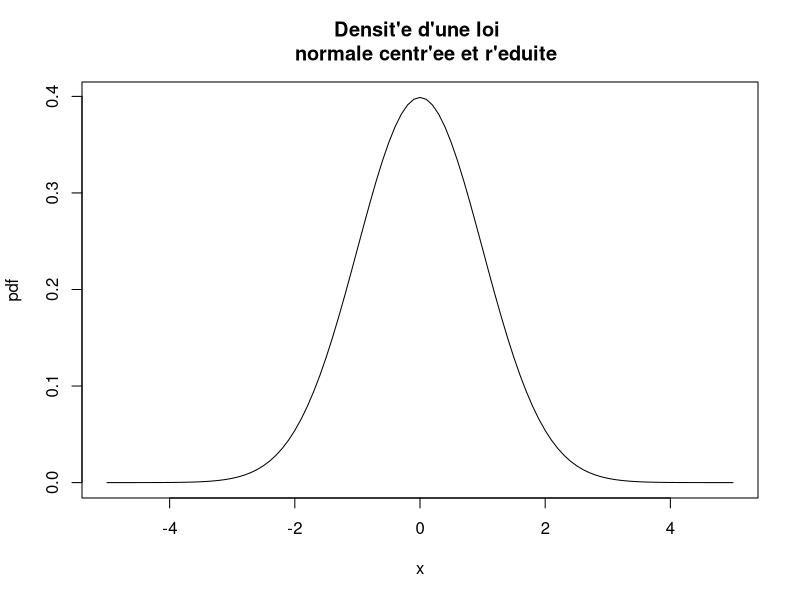
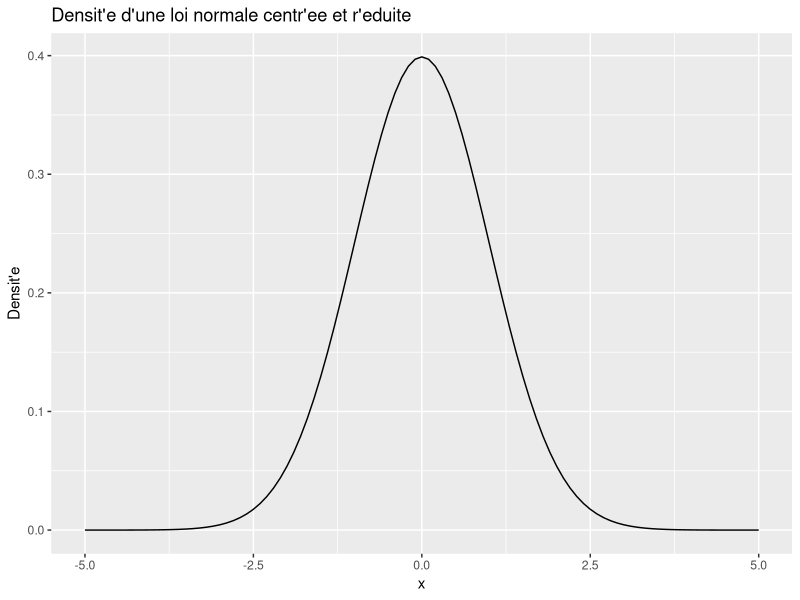
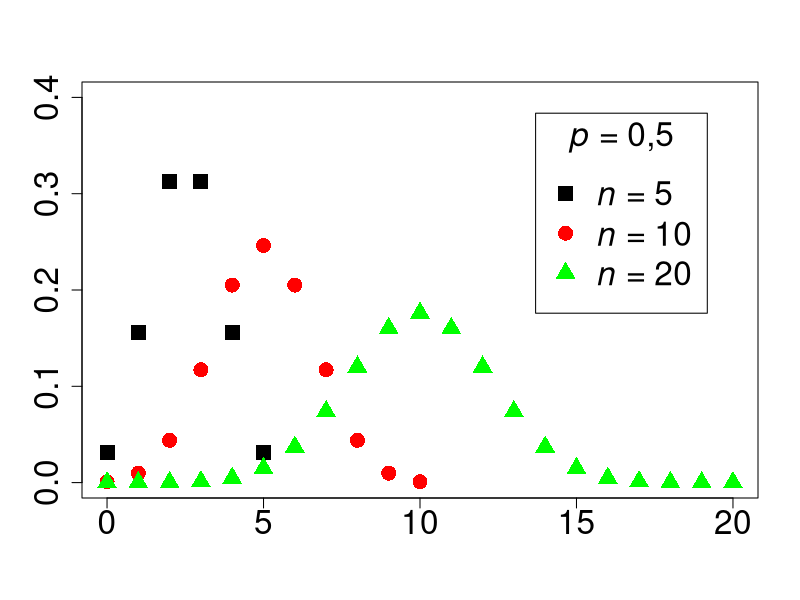
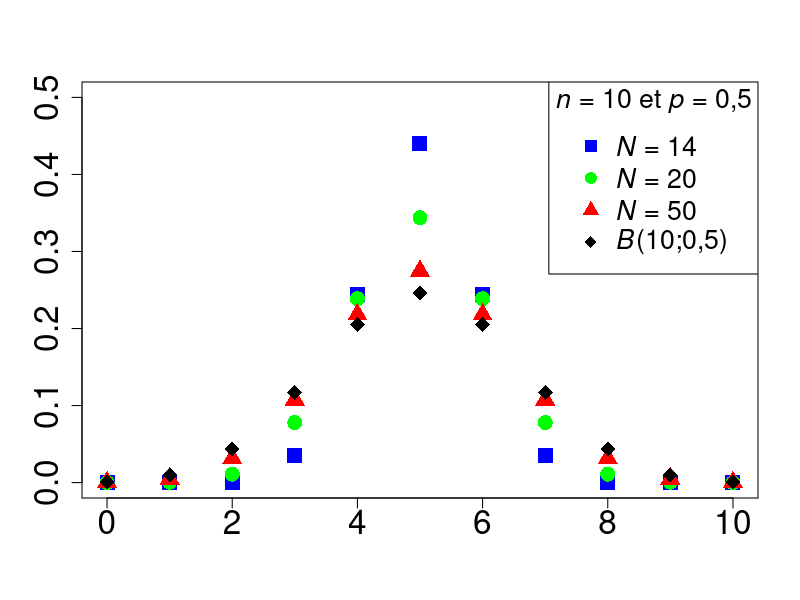
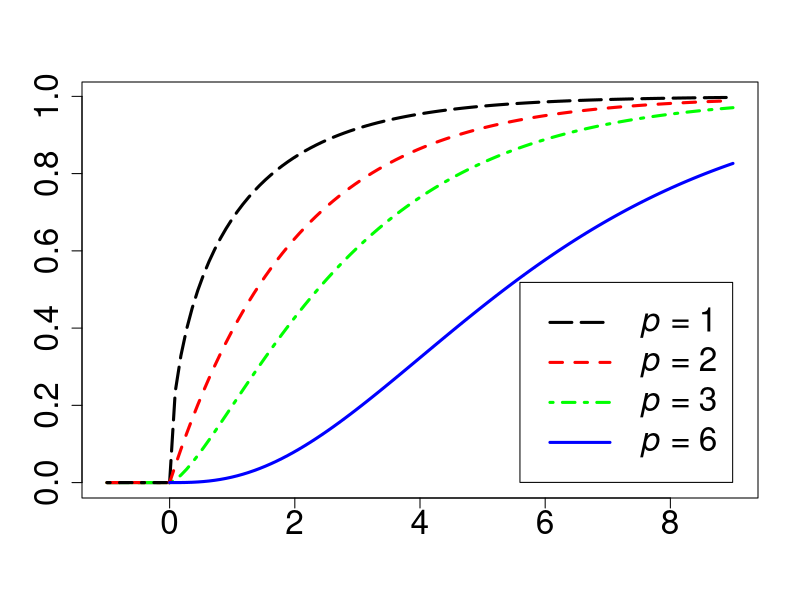
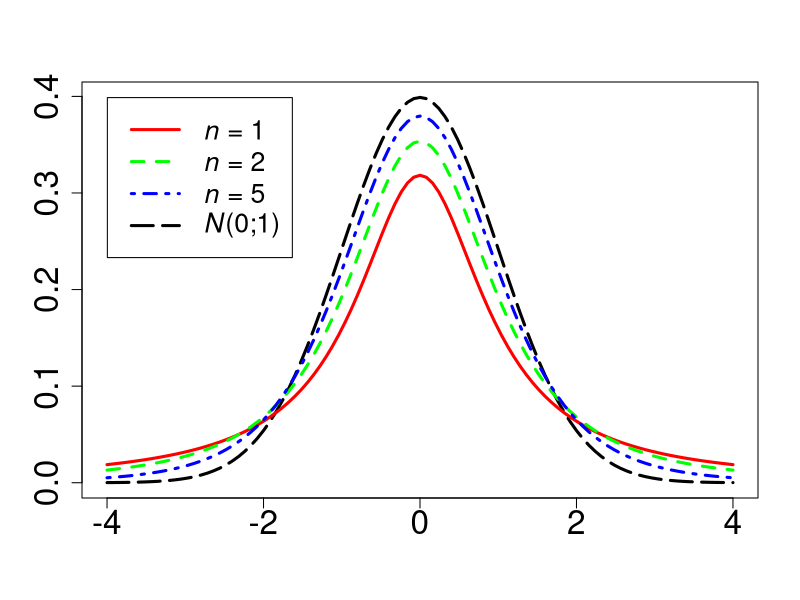
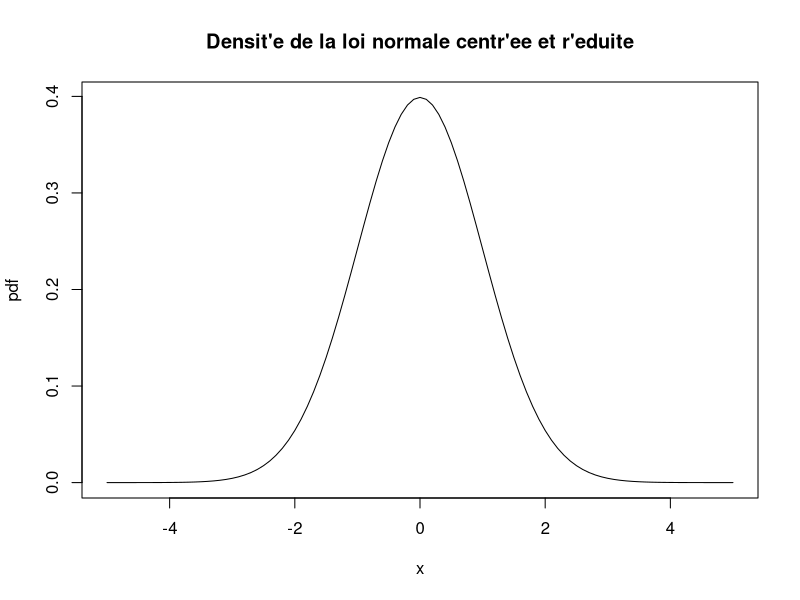
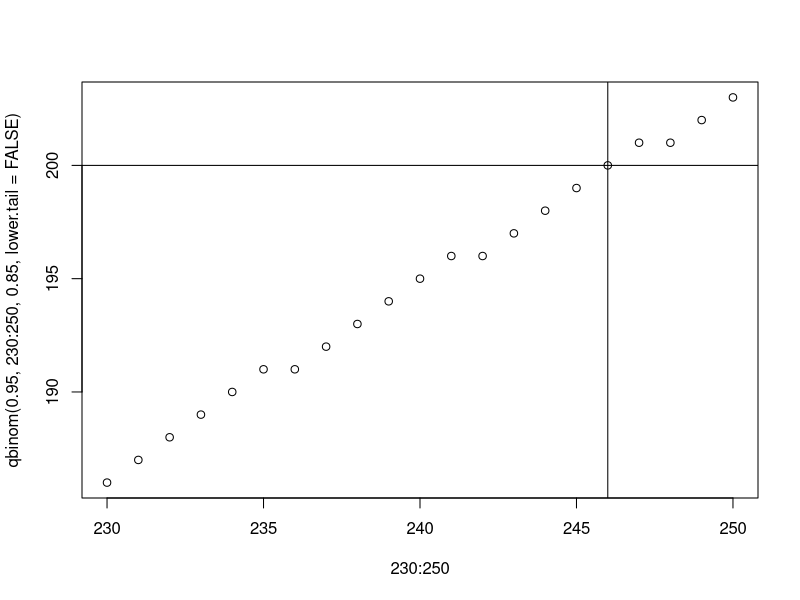

Generate these figures, in order, with R:
#' ---
#' title: "Initiation \u00e0 la statistique avec R, code et compl\u00e9ments chapitre 4"
#' author: "Fr\u00e9d\u00e9ric Bertrand et Myriam Maumy-Bertrand"
#' date: "20 mars 2023"
#' ---

#Chapitre 4
#page 208
#Exercice 4.2
#2)
dnorm(0)
pnorm(2.58)
qnorm(0.975)
rnorm(50)
rnorm(20,mean=10,sd=2)
x=seq(-5,5,0.1) ;pdf=dnorm(x) ;plot(x,pdf,type="l",main="Densit\'e d'une loi 
  normale centr\'ee et r\'eduite")
library(ggplot2)
ggplot(data.frame(x=c(-5,5)),aes(x))+stat_function(fun=dnorm)+
  ggtitle("Densit\'e d'une loi normale centr\'ee et r\'eduite")+ylab("Densit\'e")
runif(10)
rt(10,20)

#Exercice 4.1
#page 211
#1)
#couleurs <- gray(c(0,.25,.5,.75)) #En nuances de gris comme dans le livre
couleurs<-c("black","red","green","blue") #En couleurs

fd<-function(x) {dbinom(x,5,0.5)}
plot(cbind(0:5,sapply(0:5,fd)),xlim=c(0,20),ylim=c(0,.40),type="p",ylab="",xlab="",
  pch=15,cex=2,lwd=3,col=couleurs[1],cex.axis=2)
fd<-function(x) {dbinom(x,10,0.5)}
points(cbind(0:10,sapply(0:10,fd)),xlim=c(0,20),ylim=c(0,.40),type="p",ylab="",xlab="",
  pch=16,cex=2,lwd=3,col=couleurs[2])
#L'option new=TRUE n'est pas n\'ecessaire pour que la fonction points ajoute les points 
# au graphique d\'ej\`a existant
fd<-function(x) {dbinom(x,20,0.5)}
points(cbind(0:20,sapply(0:20,fd)),xlim=c(0,20),ylim=c(0,.40),type="p",ylab="",xlab="",
  pch=17,cex=2,lwd=3,col=couleurs[3])
#L'option new=TRUE n'est pas n\'ecessaire pour que la fonction points ajoute les points 
# au graphique d\'ej\`a existant
legtxt<-c(expression(paste(italic(n)," = 5",sep="")),expression(paste(italic(n)," = 10",
  sep="")),expression(paste(italic(n)," = 20",sep="")))
legend("topright",legtxt,title=expression(paste(italic(p)," = 0,5",sep="")),pch=c(15,16,
  17),col=c(couleurs[1],couleurs[2],couleurs[3]),cex=2,bg="white",inset=.075)

#page 212
#2)
dhypergeom<-function(x,N,n,p) (choose(N*p,x)*choose(N*(1-p),n-x)/choose(N,n))
fd<-function(x) {dhypergeom(x,14,10,0.5)}
plot(cbind(0:10,sapply(0:10,fd)),xlim=c(0,10),ylim=c(0,.5),type="p",ylab="",xlab="",
  pch=15,cex=2,lwd=3,col=couleurs[4],cex.axis=2)
fd<-function(x) {dhypergeom(x,20,10,0.5)}
points(cbind(0:10,sapply(0:10,fd)),xlim=c(0,10),ylim=c(0,.5),type="p",ylab="",xlab="",
  pch=16,cex=2,lwd=3,col=couleurs[3],new=T)
fd<-function(x) {dhypergeom(x,50,10,0.5)}
points(cbind(0:10,sapply(0:10,fd)),xlim=c(0,10),ylim=c(0,.5),type="p",ylab="",xlab="",
  pch=17,cex=2,lwd=3,col=couleurs[2],new=T)
fd<-function(x) {dbinom(x,10,0.5)}
points(cbind(0:10,sapply(0:10,fd)),xlim=c(0,10),ylim=c(0,.5),type="p",ylab="",xlab="",
  pch=18,cex=2,lwd=3,col=couleurs[1],new=T)
legtxt<-c(expression(paste(italic(N)," = 14",sep="")),expression(paste(italic(N)," = 20",
  sep="")),expression(paste(italic(N)," = 50",sep="")),expression(paste(italic(B),
  "(10;0,5)",sep="")))
legend("topright",legtxt,title=expression(paste(italic(n)," = 10 et ",italic(p)," = 0,5",
  sep="")),pch=c(15,16,17,18),col=c(couleurs[4],couleurs[3],couleurs[2],couleurs[1]),
  cex=1.6,bg="white",inset=.0)

#3)
fr<-function(x) {pchisq(x,1)}
curve(fr,from=-1,to=9,ylab="",xlab="",lty=1,lwd=3,col=couleurs[1],type="n",cex.axis=2)
curve(fr,from=-1,to=-0.000001,ylab="",xlab="",lty=5,lwd=3,add=TRUE,col=couleurs[1])
curve(fr,from=0.000001,to=9,ylab="",xlab="",lty=5,lwd=3,add=TRUE,col=couleurs[1])
fr<-function(x) {pchisq(x,3)}
curve(fr,from=-1,to=-0.000001,ylab="",xlab="",lty=1,lwd=3,col=couleurs[3],add=TRUE)
curve(fr,from=0.000001,to=9,ylab="",xlab="",lty=4,lwd=3,col=couleurs[3],add=TRUE)
fr<-function(x) {pchisq(x,2)}
curve(fr,from=-1,to=-0.000001,ylab="",xlab="",lty=2,lwd=3,add=TRUE,col=couleurs[2])
curve(fr,from=0.000001,to=9,ylab="",xlab="",lty=2,lwd=3,add=TRUE,col=couleurs[2])
fr<-function(x) {pchisq(x,6)}
curve(fr,from=-1,to=-0.000001,ylab="",xlab="",lty=4,lwd=3,add=TRUE,col=couleurs[1])
#la fin de cette instruction est sur la page 212
curve(fr,from=0.000001,to=9,ylab="",xlab="",lty=1,lwd=3,add=TRUE,col=couleurs[4])

#page 213
legtxt<-c(expression(paste(italic(p)," = 1",sep="")),expression(paste(italic(p)," = 2",
  sep="")),expression(paste(italic(p)," = 3",sep="")),expression(paste(italic(p)," = 6",
  sep="")))
legend("bottomright",legtxt,lty=c(5,2,4,1),lwd=3,col=c(couleurs[1],couleurs[2],
  couleurs[3],couleurs[4]),cex=2,bg="white",inset=.0375)

#4)
fd<-function(x) {dnorm(x)}
curve(fd,from=-4,to=4,ylab="",xlab="",lty=5,lwd=3,add=FALSE,col=couleurs[1],cex.axis=2)
fd<-function(x) {dt(x,1)}
curve(fd,from=-4,to=4,ylab="",xlab="",lty=1,lwd=3,add=TRUE,col=couleurs[2])
fd<-function(x) {dt(x,2)}
curve(fd,from=-4,to=4,ylab="",xlab="",lty=2,lwd=3,add=TRUE,col=couleurs[3])
fd<-function(x) {dt(x,5)}
curve(fd,from=-4,to=4,ylab="",xlab="",lty=4,lwd=3,add=TRUE,col=couleurs[4])
legtxt<-c(expression(paste(italic(n)," = 1",sep="")),expression(paste(italic(n)," = 2",
  sep="")),expression(paste(italic(n)," = 5",sep="")),expression(paste(italic(N),"(0;1)",
  sep="")))
legend("topleft",legtxt,lty=c(1,2,4,5),lwd=3,col=c(couleurs[2],couleurs[3],couleurs[4],
  couleurs[1]),cex=1.6,bg="white",inset=.0375)

#Exercice 4.2
dnorm(0)

#page 214
1/sqrt(2*pi)
pnorm(2.58)
qnorm(0.975)
rnorm(50)
rnorm(20,mean=10,sd=2)

#page 215
x=seq(-5,5,0.1) ;pdf=dnorm(x) ;plot(x,pdf,type="l",
  main="Densit\'e de la loi normale centr\'ee et r\'eduite")
runif(10)

#page 216
rt(10,20)

#Exercice 4.3
#1)
dbinom(5,150,0.02)

#page 217
pbinom(3,150,0.02)
qbinom(0.99,150,0.02)

#page 218
#Exercice 4.4
#1)
qbinom(0.95,230,0.85,lower.tail = FALSE)
qbinom(0.95,240,0.85,lower.tail = FALSE)
qbinom(0.95,246,0.85,lower.tail = FALSE)

plot(230:250,qbinom(0.95,230:250,0.85,lower.tail = FALSE))
abline(h=200)
abline(v=246)

#page 219
#2)
which.max(dbinom(0:330,330,.85))

plot(0:330,dbinom(0:330,330,.85),xlab="n",ylab="Probabilit\'e",lwd=2)
plot(270:285,dbinom(270:285,330,.85),xlab="n",ylab="Probabilit\'e",lwd=2)

#En plus : code figure 424
old.par <- par(no.readonly = TRUE)
layout(t(1:2))
plot(0:330,dbinom(0:330,330,.85),xlab="n",ylab="Probabilit\'e",lwd=2)
plot(270:285,dbinom(270:285,330,.85),xlab="n",ylab="Probabilit\'e",lwd=2)
abline(v=281)
layout(1)
par(old.par)

old.par <- par(no.readonly = TRUE)
pdf("figure424.pdf",h=6,w=9)
layout(t(1:2))
par(oma=rep(0,4));par(mar=c(4, 4, 2, 2) + 0.1)
plot(0:330,dbinom(0:330,330,.85),xlab="n",ylab="Probabilit\'e",lwd=2)
plot(270:285,dbinom(270:285,330,.85),xlab="n",ylab="Probabilit\'e",lwd=2)
abline(v=281)
layout(1)
dev.off()
par(old.par)

#page 220
#Exercice 4.5
#1)
1-pnorm(80,92,8)

#page 221
#2)
(1-pnorm(80,92,8))*6000
#3)
which.max(dbinom(0:6000,6000,.9331928))
plot(0:6000,dbinom(0:6000,6000,.9331928),xlab="n",ylab="Probabilit\'e",lwd=2)
plot(5500:5700,dbinom(5500:5700,6000,.9331928),xlab="n",ylab="Probabilit\'e",lwd=2)
plot(5590:5610,dbinom(5590:5610,6000,.9331928),xlab="n",ylab="Probabilit\'e",lwd=2)
dbinom(5599,6000,.9331928)

#page 222
dbinom(5600,6000,.9331928)
#En plus : code figure 425
old.par <- par(no.readonly = TRUE)
layout(matrix(c(1,2,1,3),nrow=2))
par(oma=rep(0,4));par(mar=c(4, 4, 2, 2) + 0.1)
plot(0:6000,dbinom(0:6000,6000,.9331928),xlab="n",ylab="Probabilit\'e",lwd=2)
plot(5500:5700,dbinom(5500:5700,6000,.9331928),xlab="n",ylab="Probabilit\'e",lwd=2)
plot(5590:5610,dbinom(5590:5610,6000,.9331928),xlab="n",ylab="Probabilit\'e",lwd=2)
layout(1)
par(old.par)

old.par <- par(no.readonly = TRUE)
pdf("figure425.pdf",h=6,w=9)
layout(matrix(c(1,2,1,3),nrow=2))
par(oma=rep(0,4));par(mar=c(4, 4, 2, 2) + 0.1)
plot(0:6000,dbinom(0:6000,6000,.9331928),xlab="n",ylab="Probabilit\'e",lwd=2)
plot(5500:5700,dbinom(5500:5700,6000,.9331928),xlab="n",ylab="Probabilit\'e",lwd=2)
plot(5590:5610,dbinom(5590:5610,6000,.9331928),xlab="n",ylab="Probabilit\'e",lwd=2)
layout(1)
dev.off()
par(old.par)


